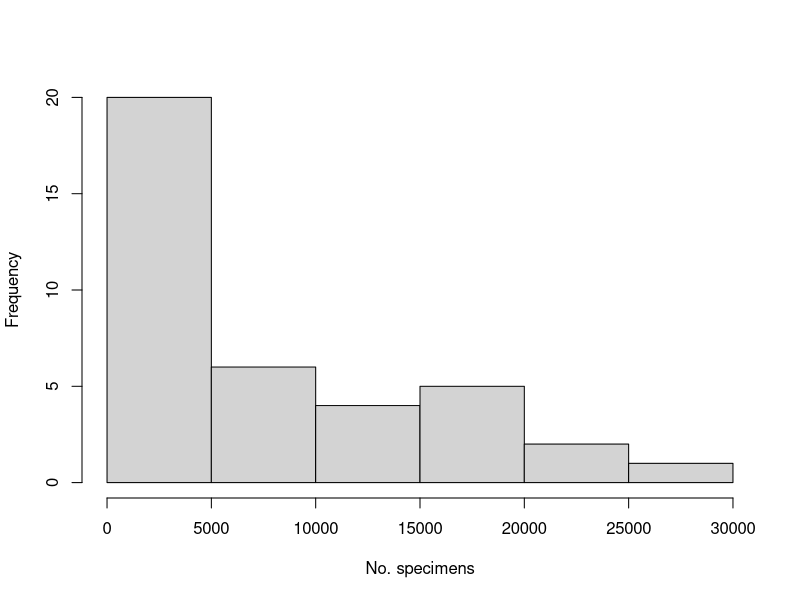
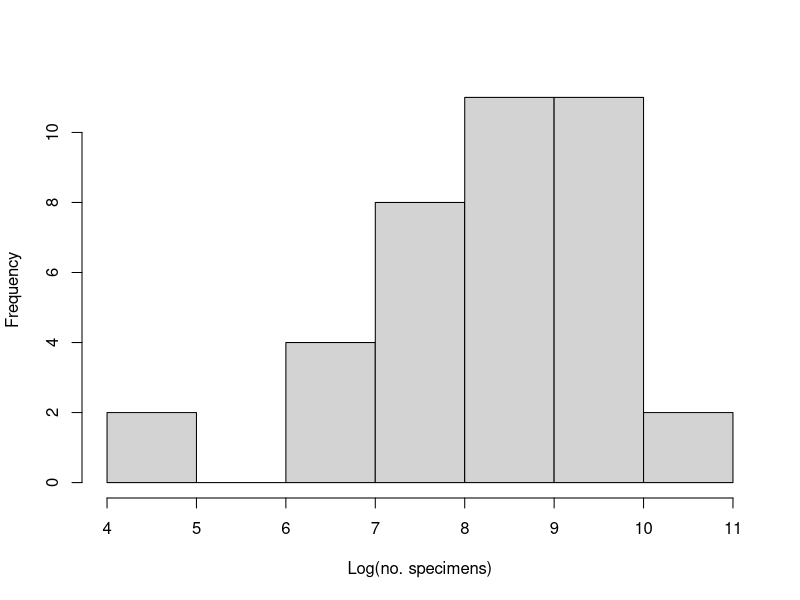
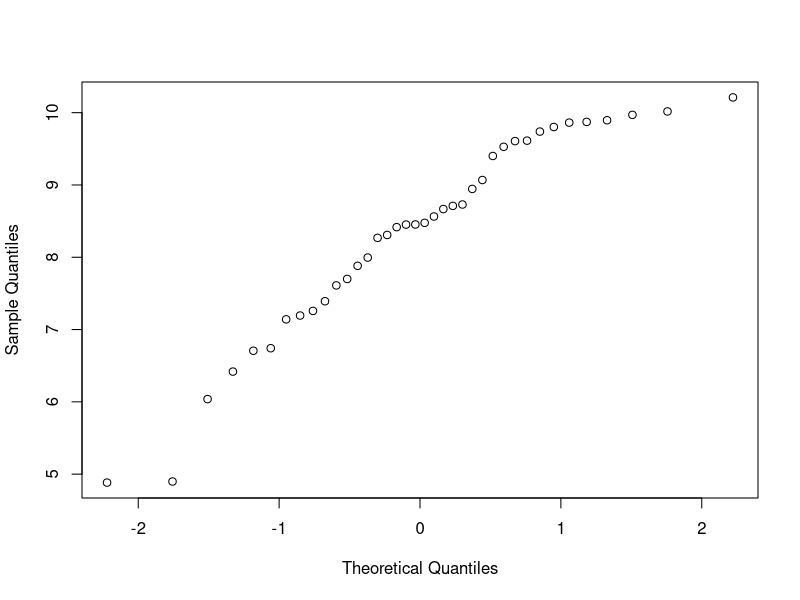
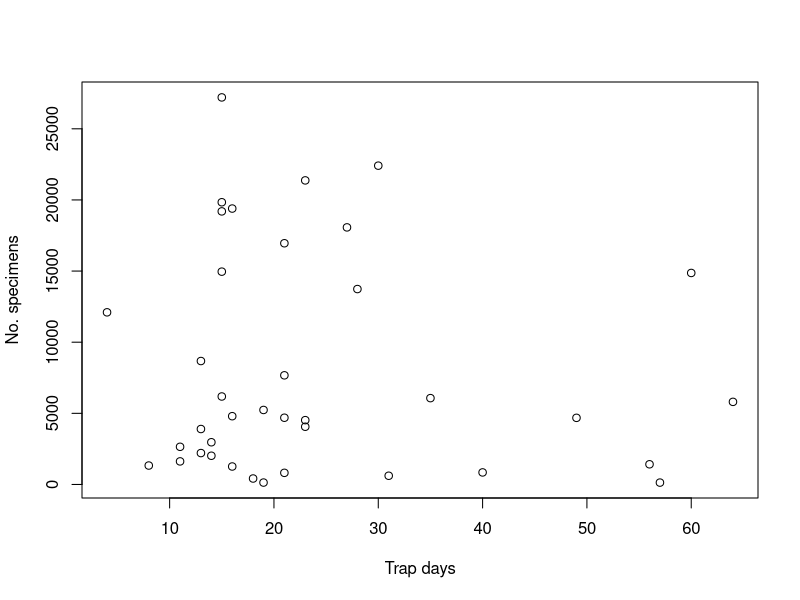

Reproduce these figures in R, in order. (Note: this script raises an error after producing the figures.)
# Script to generate summaries of statistics samples and inventory
# samples.
#

# Read in transformed statistics data for the first-tier groups
Order <- read.table( "StatSamples_Order_2019-08-22.csv", sep=";", header=TRUE )

# Read in the quantitative data from the inventory
F <- read.table( "../quantitative_data/quant-combined-data.tsv" )

# Aggregate totals for stat samples
Stat <- aggregate( Order$Specimens, by=list(Order$CollID), FUN=sum )

colnames(Stat) <- c( "EventID", "Total" )
Stat$CollID <- factor( Stat$EventID )

# Get additional data into Stat for the stat samples
E <- read.table("../misc_data/coll_event_data_2019-08-23.tsv")
Stat$Trapdays  <- E$Sampling.period..days.[ match( Stat$EventID, E$EventID ) ]
Stat$StartDate <- E$StartDate             [ match( Stat$EventID, E$EventID ) ]
Stat$TrapID    <- E$TrapID                [ match( Stat$EventID, E$EventID ) ]
Stat$Season <- rep("Nonsummer",length(Stat$Total))
Stat$Season[grep("-0[5678]",Stat$StartDate)] <- "Summer"
Stat$Season <- factor( Stat$Season )

G <- read.table("../misc_data/trap_data.tsv")
Stat$Latitude  <- G$Latitude              [ match( Stat$TrapID, G$TrapID ) ]

# Now collect relevant data for the entire catch into Sample
Sample <- E
Sample$Season <- rep("Nonsummer",length(Sample$EventID))
Sample$Season[grep("-0[5678]",Sample$StartDate)] <- "Summer"
Sample$Season <- factor( Sample$Season )
Sample$Latitude <- G$Latitude[ match( Sample$TrapID, G$TrapID ) ]
Sample$Counted <- rep("Uncounted", length(Sample$EventID) )
Sample$Counted[ match( Stat$EventID, Sample$EventID ) ] <- "Counted"
Sample$Counted <- factor( Sample$Counted )

# Test difference in fraction of summer samples
# Chi-square test
tbl = table(Sample$Season, Sample$Counted)
print(tbl)
print(chisq.test(tbl))
print( "Fraction of summer samples in total catch")
print( length(Sample$Season[Sample$Season=="Summer"]) / length(Sample$Season))
print( "Fraction of summer samples in counted samples")
print( length(Stat$Season[Stat$Season=="Summer"]) / length(Stat$Season))

# Test difference in latitude
print(t.test(Sample$Latitude[Sample$Counted=="Counted"],Sample$Latitude[Sample$Counted!="Counted"]))

# Test difference in trapdays
D <- Sample[ Sample$Sampling.period..days. > 0, ]
print(t.test(D$Sampling.period..days.[D$Counted=="Counted"],D$Sampling.period..days.[D$Counted!="Counted"]))

# Test explanatory variables
fit <- lm( Stat$Total~Stat$Trapdays+Stat$Latitude+Stat$Season )
print( summary( fit ) )

fit <- lm( Stat$Total/Stat$Trapdays~Stat$Latitude+Stat$Season )
print( summary( fit ) )

fit <- lm( log(Stat$Total)~Stat$Trapdays+Stat$Latitude+Stat$Season )
print( summary( fit ) )

fit <- lm( log(Stat$Total/Stat$Trapdays)~Stat$Latitude+Stat$Season )
print( summary( fit ) )

print( summary( Stat$Total ) )
print( summary( log(Stat$Total) ) )

pdf("Fig_X1.pdf")
hist( Stat$Total, breaks=8, main="", ylab="Frequency", xlab="No. specimens" )
dev.off()

pdf("Fig_X2A.pdf")
hist( log(Stat$Total), breaks=7, main="", ylab="Frequency", xlab="Log(no. specimens)" )
dev.off()
pdf("Fig_X2B.pdf")
qqnorm( log(Stat$Total), main="" )
dev.off()

pdf("Fig_X3A.pdf")
plot( Stat$Total~Stat$Trapdays, main="", ylab="No. specimens", xlab="Trap days" )
dev.off()
pdf("Fig_X3B.pdf")
Summer <- Stat[ Stat$Season=="Summer", ]
Winter <- Stat[ Stat$Season!="Summer", ]
plot( Total$Total~Total$Latitude, col="green", main="", ylab="No. specimens", xlab="Latitude" )
points( Winter$Total~Winter$Latitude, col="blue" )
dev.off()

